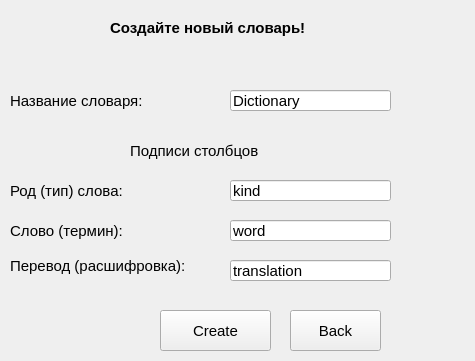
<?xml version="1.0" encoding="UTF-8"?>
<ui version="4.0">
 <class>FormCreateDict</class>
 <widget class="QWidget" name="FormCreateDict">
  <property name="geometry">
   <rect>
    <x>0</x>
    <y>0</y>
    <width>475</width>
    <height>361</height>
   </rect>
  </property>
  <property name="windowTitle">
   <string>Form</string>
  </property>
  <widget class="QPushButton" name="pushButton">
   <property name="geometry">
    <rect>
     <x>160</x>
     <y>310</y>
     <width>111</width>
     <height>41</height>
    </rect>
   </property>
   <property name="font">
    <font>
     <family>Microsoft YaHei UI</family>
     <pointsize>11</pointsize>
    </font>
   </property>
   <property name="text">
    <string>Create</string>
   </property>
  </widget>
  <widget class="QPushButton" name="btnBack">
   <property name="geometry">
    <rect>
     <x>290</x>
     <y>310</y>
     <width>91</width>
     <height>41</height>
    </rect>
   </property>
   <property name="font">
    <font>
     <family>Microsoft YaHei UI</family>
     <pointsize>11</pointsize>
    </font>
   </property>
   <property name="text">
    <string>Back</string>
   </property>
  </widget>
  <widget class="QLineEdit" name="lineKind">
   <property name="geometry">
    <rect>
     <x>230</x>
     <y>180</y>
     <width>161</width>
     <height>21</height>
    </rect>
   </property>
   <property name="font">
    <font>
     <family>Microsoft YaHei UI</family>
     <pointsize>11</pointsize>
    </font>
   </property>
   <property name="text">
    <string>kind</string>
   </property>
  </widget>
  <widget class="QLineEdit" name="lineWord">
   <property name="geometry">
    <rect>
     <x>230</x>
     <y>220</y>
     <width>161</width>
     <height>21</height>
    </rect>
   </property>
   <property name="font">
    <font>
     <family>Microsoft YaHei UI</family>
     <pointsize>11</pointsize>
    </font>
   </property>
   <property name="text">
    <string>word</string>
   </property>
  </widget>
  <widget class="QLineEdit" name="lineTrsl">
   <property name="geometry">
    <rect>
     <x>230</x>
     <y>260</y>
     <width>161</width>
     <height>21</height>
    </rect>
   </property>
   <property name="font">
    <font>
     <family>Microsoft YaHei UI</family>
     <pointsize>11</pointsize>
    </font>
   </property>
   <property name="text">
    <string>translation</string>
   </property>
  </widget>
  <widget class="QLabel" name="label">
   <property name="geometry">
    <rect>
     <x>10</x>
     <y>180</y>
     <width>141</width>
     <height>21</height>
    </rect>
   </property>
   <property name="font">
    <font>
     <family>Microsoft YaHei UI</family>
     <pointsize>11</pointsize>
    </font>
   </property>
   <property name="text">
    <string>Род (тип) слова:</string>
   </property>
  </widget>
  <widget class="QLabel" name="label_2">
   <property name="geometry">
    <rect>
     <x>10</x>
     <y>220</y>
     <width>131</width>
     <height>21</height>
    </rect>
   </property>
   <property name="font">
    <font>
     <family>Microsoft YaHei UI</family>
     <pointsize>11</pointsize>
    </font>
   </property>
   <property name="text">
    <string>Слово (термин):</string>
   </property>
  </widget>
  <widget class="QLabel" name="label_3">
   <property name="geometry">
    <rect>
     <x>10</x>
     <y>250</y>
     <width>211</width>
     <height>31</height>
    </rect>
   </property>
   <property name="font">
    <font>
     <family>Microsoft YaHei UI</family>
     <pointsize>11</pointsize>
    </font>
   </property>
   <property name="text">
    <string>Перевод (расшифровка):</string>
   </property>
  </widget>
  <widget class="QLabel" name="label_4">
   <property name="geometry">
    <rect>
     <x>110</x>
     <y>12</y>
     <width>201</width>
     <height>31</height>
    </rect>
   </property>
   <property name="font">
    <font>
     <family>Microsoft YaHei UI</family>
     <pointsize>11</pointsize>
     <weight>75</weight>
     <bold>true</bold>
    </font>
   </property>
   <property name="text">
    <string>Создайте новый словарь!</string>
   </property>
  </widget>
  <widget class="QLabel" name="label_5">
   <property name="geometry">
    <rect>
     <x>130</x>
     <y>140</y>
     <width>201</width>
     <height>21</height>
    </rect>
   </property>
   <property name="font">
    <font>
     <family>Microsoft YaHei UI</family>
     <pointsize>11</pointsize>
    </font>
   </property>
   <property name="text">
    <string>Подписи столбцов</string>
   </property>
  </widget>
  <widget class="QLineEdit" name="lineDictTitle">
   <property name="geometry">
    <rect>
     <x>230</x>
     <y>90</y>
     <width>161</width>
     <height>21</height>
    </rect>
   </property>
   <property name="font">
    <font>
     <family>Microsoft YaHei UI</family>
     <pointsize>11</pointsize>
    </font>
   </property>
   <property name="text">
    <string>Dictionary</string>
   </property>
  </widget>
  <widget class="QLabel" name="label_7">
   <property name="geometry">
    <rect>
     <x>10</x>
     <y>90</y>
     <width>201</width>
     <height>21</height>
    </rect>
   </property>
   <property name="font">
    <font>
     <family>Microsoft YaHei UI</family>
     <pointsize>11</pointsize>
    </font>
   </property>
   <property name="text">
    <string>Название словаря:</string>
   </property>
  </widget>
 </widget>
 <resources/>
 <connections/>
</ui>
